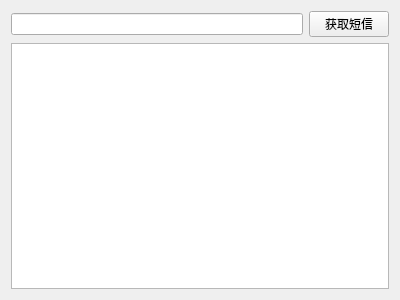
<?xml version="1.0" encoding="UTF-8"?>
<ui version="4.0">
 <class>CUiRecieveSms</class>
 <widget class="QWidget" name="CUiRecieveSms">
  <property name="geometry">
   <rect>
    <x>0</x>
    <y>0</y>
    <width>400</width>
    <height>300</height>
   </rect>
  </property>
  <property name="windowTitle">
   <string>Form</string>
  </property>
  <layout class="QVBoxLayout" name="verticalLayout_3">
   <item>
    <layout class="QVBoxLayout" name="verticalLayout_2">
     <item>
      <layout class="QHBoxLayout" name="horizontalLayout_2">
       <item>
        <widget class="QLineEdit" name="lineEdit_phone"/>
       </item>
       <item>
        <widget class="QPushButton" name="btn_get_sms">
         <property name="text">
          <string>获取短信</string>
         </property>
        </widget>
       </item>
      </layout>
     </item>
     <item>
      <widget class="QTextBrowser" name="textBrowser"/>
     </item>
    </layout>
   </item>
  </layout>
 </widget>
 <resources/>
 <connections/>
</ui>
